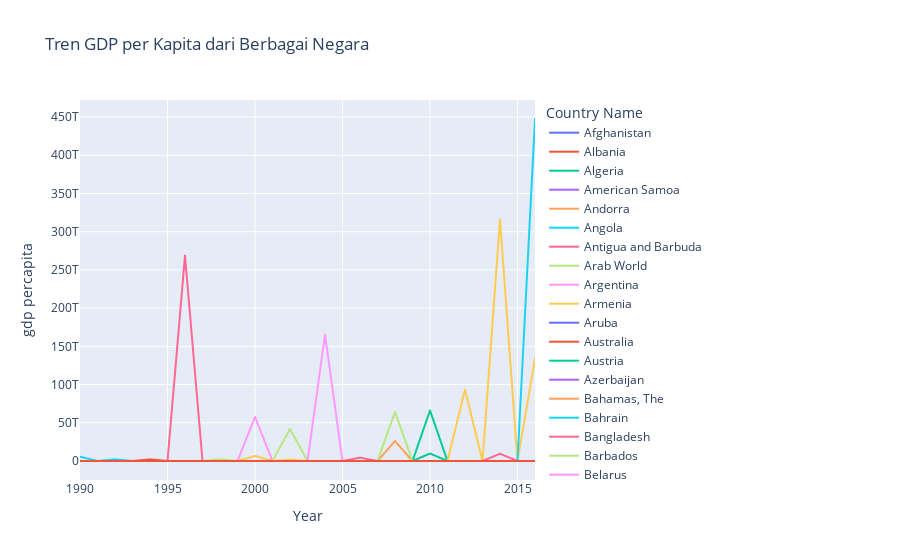
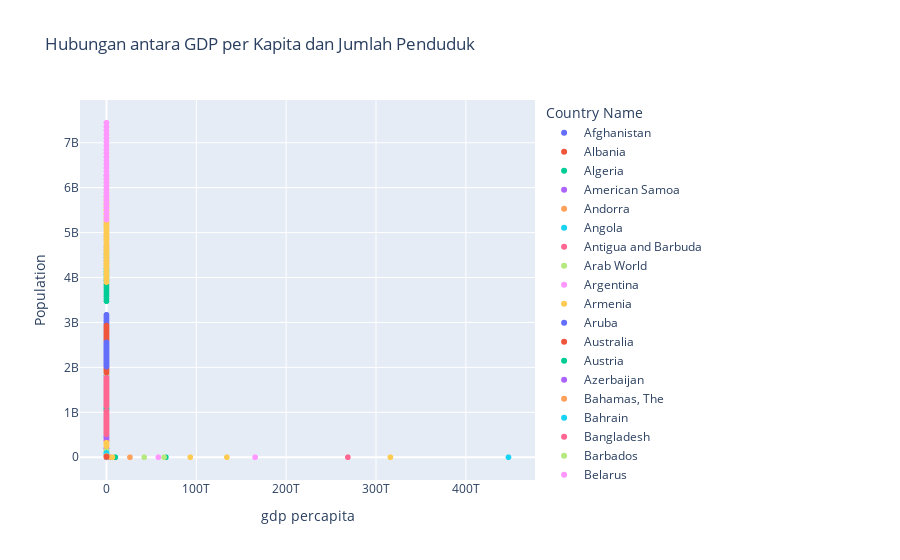

Notebook source saved alongside these figures, in order:
### Code cell
# Visualisasi 1: Tren GDP per Kapita dari Berbagai Negara dari Tahun ke Tahun
vis1 = px.line(data_load, x='Year', y='gdp percapita', color='Country Name', title='Tren GDP per Kapita dari Berbagai Negara')

# Visualisasi 2: Peta Choropleth untuk GDP
vis2 = px.choropleth(data_load, locations='Country Code', color='gdp', hover_name='Country Name', title='Distribusi GDP di Berbagai Negara')

# Visualisasi 3: GDP per Kapita vs Jumlah Penduduk
vis3 = px.scatter(data_load, x='gdp percapita', y='Population', color='Country Name', title='Hubungan antara GDP per Kapita dan Jumlah Penduduk')

vis1.show()
vis2.show()
vis3.show()
